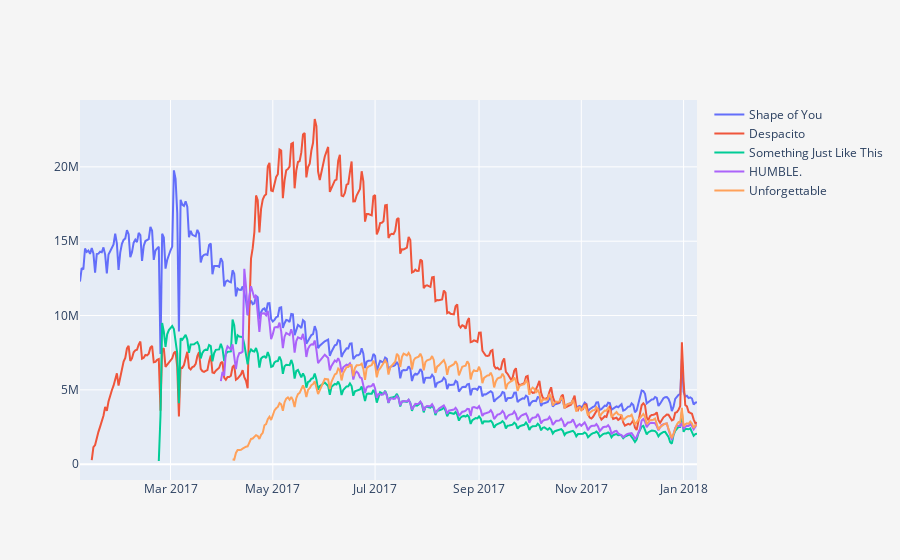

Here is the notebook cell this chart was saved with:
### Markdown cell above
## Plot the data
Now that the dataset is loaded into the notebook, we need only one line of code to make a line chart!

### Code cell
# Line chart showing daily global streams of each song 
fig = go.Figure()

# Add traces

fig.add_trace(go.Line(
    x = spotify_data.index, 
    y = spotify_data["Shape of You"], 
    name = "Shape of You"))

fig.add_trace(go.Line(
    x = spotify_data.index, 
    y = spotify_data["Despacito"], 
    name = "Despacito"))

fig.add_trace(go.Line(
    x = spotify_data.index, 
    y = spotify_data["Something Just Like This"], 
    name = "Something Just Like This"))

fig.add_trace(go.Line(
    x = spotify_data.index, 
    y = spotify_data["HUMBLE."], 
    name = "HUMBLE."))

fig.add_trace(go.Line(
    x = spotify_data.index, 
    y = spotify_data["Unforgettable"], 
    name = "Unforgettable"))

fig.update_layout(paper_bgcolor="whitesmoke")
#plotly.graph_objs.layout.shape.Line(width=800, height=400)

fig.show()

### Figure 1 — Plotly figure (JSON) as saved in the notebook; plotly's stock layout.template omitted (floating-point values rounded to 4 significant figures; data arrays with more than 128 entries replaced by an {"elided": "..."} marker saying what was removed)
{"data": [{"name": "Shape of You", "type": "scatter", "x": {"elided": "366 str values"}, "y": {"elided": "366 int values"}}, {"name": "Despacito", "type": "scatter", "x": {"elided": "366 str values"}, "y": {"elided": "366 int values"}}, {"name": "Something Just Like This", "type": "scatter", "x": {"elided": "366 str values"}, "y": {"elided": "366 int values"}}, {"name": "HUMBLE.", "type": "scatter", "x": {"elided": "366 str values"}, "y": {"elided": "366 int values"}}, {"name": "Unforgettable", "type": "scatter", "x": {"elided": "366 str values"}, "y": {"elided": "366 int values"}}], "layout": {"paper_bgcolor": "whitesmoke"}}
